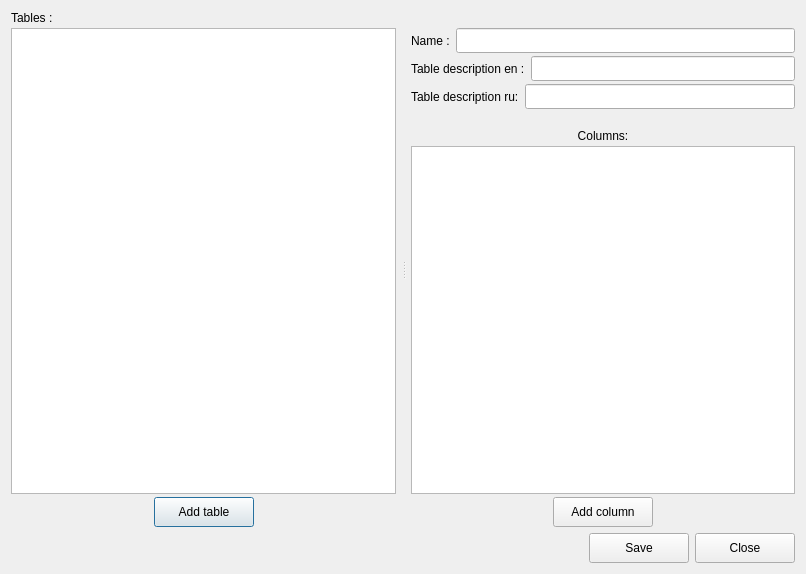
<?xml version="1.0" encoding="UTF-8"?>
<ui version="4.0">
 <class>DatabaseSchemaEditorDialog</class>
 <widget class="QDialog" name="DatabaseSchemaEditorDialog">
  <property name="geometry">
   <rect>
    <x>0</x>
    <y>0</y>
    <width>806</width>
    <height>574</height>
   </rect>
  </property>
  <property name="windowTitle">
   <string>Schema editor</string>
  </property>
  <layout class="QVBoxLayout" name="verticalLayout_3">
   <item>
    <layout class="QVBoxLayout" name="verticalLayout_2">
     <item>
      <widget class="QStackedWidget" name="stackedWidget">
       <widget class="QWidget" name="page">
        <layout class="QHBoxLayout" name="horizontalLayout">
         <property name="spacing">
          <number>0</number>
         </property>
         <property name="leftMargin">
          <number>0</number>
         </property>
         <property name="topMargin">
          <number>0</number>
         </property>
         <property name="rightMargin">
          <number>0</number>
         </property>
         <property name="bottomMargin">
          <number>0</number>
         </property>
         <item>
          <layout class="QHBoxLayout" name="horizontalLayout_2">
           <item>
            <widget class="QWidget" name="widget" native="true">
             <property name="sizePolicy">
              <sizepolicy hsizetype="Minimum" vsizetype="Preferred">
               <horstretch>0</horstretch>
               <verstretch>0</verstretch>
              </sizepolicy>
             </property>
             <layout class="QHBoxLayout" name="horizontalLayout_4">
              <property name="spacing">
               <number>0</number>
              </property>
              <property name="leftMargin">
               <number>0</number>
              </property>
              <property name="topMargin">
               <number>0</number>
              </property>
              <property name="rightMargin">
               <number>0</number>
              </property>
              <property name="bottomMargin">
               <number>0</number>
              </property>
              <item>
               <widget class="QSplitter" name="splitter">
                <property name="orientation">
                 <enum>Qt::Horizontal</enum>
                </property>
                <property name="handleWidth">
                 <number>15</number>
                </property>
                <widget class="QWidget" name="widget_2" native="true">
                 <layout class="QVBoxLayout" name="verticalLayout_5">
                  <property name="leftMargin">
                   <number>0</number>
                  </property>
                  <property name="topMargin">
                   <number>0</number>
                  </property>
                  <property name="rightMargin">
                   <number>0</number>
                  </property>
                  <property name="bottomMargin">
                   <number>0</number>
                  </property>
                  <item>
                   <layout class="QVBoxLayout" name="verticalLayout_4">
                    <property name="spacing">
                     <number>3</number>
                    </property>
                    <item>
                     <widget class="QLabel" name="label_4">
                      <property name="text">
                       <string>Tables : </string>
                      </property>
                     </widget>
                    </item>
                    <item>
                     <widget class="QListWidget" name="listWidget">
                      <property name="viewMode">
                       <enum>QListView::ListMode</enum>
                      </property>
                     </widget>
                    </item>
                    <item>
                     <layout class="QHBoxLayout" name="horizontalLayout_5">
                      <property name="topMargin">
                       <number>0</number>
                      </property>
                      <item>
                       <spacer name="horizontalSpacer_2">
                        <property name="orientation">
                         <enum>Qt::Horizontal</enum>
                        </property>
                        <property name="sizeHint" stdset="0">
                         <size>
                          <width>40</width>
                          <height>20</height>
                         </size>
                        </property>
                       </spacer>
                      </item>
                      <item>
                       <widget class="QPushButton" name="pushButton_3">
                        <property name="minimumSize">
                         <size>
                          <width>100</width>
                          <height>30</height>
                         </size>
                        </property>
                        <property name="text">
                         <string>Add table</string>
                        </property>
                        <property name="icon">
                         <iconset resource="engine.qrc">
                          <normaloff>:/engine/images/crud_create.png</normaloff>:/engine/images/crud_create.png</iconset>
                        </property>
                       </widget>
                      </item>
                      <item>
                       <spacer name="horizontalSpacer_4">
                        <property name="orientation">
                         <enum>Qt::Horizontal</enum>
                        </property>
                        <property name="sizeHint" stdset="0">
                         <size>
                          <width>40</width>
                          <height>20</height>
                         </size>
                        </property>
                       </spacer>
                      </item>
                     </layout>
                    </item>
                   </layout>
                  </item>
                 </layout>
                </widget>
                <widget class="QWidget" name="widget_3" native="true">
                 <layout class="QVBoxLayout" name="verticalLayout_7">
                  <property name="leftMargin">
                   <number>0</number>
                  </property>
                  <property name="topMargin">
                   <number>0</number>
                  </property>
                  <property name="rightMargin">
                   <number>0</number>
                  </property>
                  <property name="bottomMargin">
                   <number>0</number>
                  </property>
                  <item>
                   <layout class="QVBoxLayout" name="verticalLayout_6">
                    <property name="spacing">
                     <number>3</number>
                    </property>
                    <item>
                     <layout class="QVBoxLayout" name="verticalLayout_8">
                      <property name="spacing">
                       <number>3</number>
                      </property>
                      <property name="topMargin">
                       <number>17</number>
                      </property>
                      <property name="rightMargin">
                       <number>0</number>
                      </property>
                      <property name="bottomMargin">
                       <number>17</number>
                      </property>
                      <item>
                       <layout class="QHBoxLayout" name="horizontalLayout_8">
                        <property name="topMargin">
                         <number>0</number>
                        </property>
                        <item>
                         <widget class="QLabel" name="label">
                          <property name="text">
                           <string>Name : </string>
                          </property>
                         </widget>
                        </item>
                        <item>
                         <widget class="QLineEdit" name="TableName">
                          <property name="minimumSize">
                           <size>
                            <width>0</width>
                            <height>25</height>
                           </size>
                          </property>
                         </widget>
                        </item>
                       </layout>
                      </item>
                      <item>
                       <layout class="QHBoxLayout" name="horizontalLayout_9">
                        <property name="bottomMargin">
                         <number>0</number>
                        </property>
                        <item>
                         <widget class="QLabel" name="label_2">
                          <property name="text">
                           <string>Table description en : </string>
                          </property>
                         </widget>
                        </item>
                        <item>
                         <widget class="QLineEdit" name="TableDescriptionEn">
                          <property name="minimumSize">
                           <size>
                            <width>0</width>
                            <height>25</height>
                           </size>
                          </property>
                         </widget>
                        </item>
                       </layout>
                      </item>
                      <item>
                       <layout class="QHBoxLayout" name="horizontalLayout_10">
                        <property name="topMargin">
                         <number>0</number>
                        </property>
                        <item>
                         <widget class="QLabel" name="label_3">
                          <property name="text">
                           <string>Table description ru: </string>
                          </property>
                         </widget>
                        </item>
                        <item>
                         <widget class="QLineEdit" name="TableDescriptionRu">
                          <property name="minimumSize">
                           <size>
                            <width>0</width>
                            <height>25</height>
                           </size>
                          </property>
                         </widget>
                        </item>
                       </layout>
                      </item>
                     </layout>
                    </item>
                    <item>
                     <widget class="QLabel" name="label_5">
                      <property name="text">
                       <string>Columns:</string>
                      </property>
                      <property name="alignment">
                       <set>Qt::AlignCenter</set>
                      </property>
                     </widget>
                    </item>
                    <item>
                     <widget class="QListWidget" name="listWidget_2"/>
                    </item>
                    <item>
                     <layout class="QHBoxLayout" name="horizontalLayout_7">
                      <item>
                       <spacer name="horizontalSpacer_3">
                        <property name="orientation">
                         <enum>Qt::Horizontal</enum>
                        </property>
                        <property name="sizeHint" stdset="0">
                         <size>
                          <width>40</width>
                          <height>20</height>
                         </size>
                        </property>
                       </spacer>
                      </item>
                      <item>
                       <widget class="QPushButton" name="pushButton_AddColumn">
                        <property name="minimumSize">
                         <size>
                          <width>100</width>
                          <height>30</height>
                         </size>
                        </property>
                        <property name="text">
                         <string>Add column</string>
                        </property>
                        <property name="icon">
                         <iconset resource="engine.qrc">
                          <normaloff>:/engine/images/crud_create.png</normaloff>:/engine/images/crud_create.png</iconset>
                        </property>
                       </widget>
                      </item>
                      <item>
                       <spacer name="horizontalSpacer_5">
                        <property name="orientation">
                         <enum>Qt::Horizontal</enum>
                        </property>
                        <property name="sizeHint" stdset="0">
                         <size>
                          <width>40</width>
                          <height>20</height>
                         </size>
                        </property>
                       </spacer>
                      </item>
                     </layout>
                    </item>
                   </layout>
                  </item>
                 </layout>
                </widget>
               </widget>
              </item>
             </layout>
            </widget>
           </item>
          </layout>
         </item>
        </layout>
       </widget>
       <widget class="QWidget" name="page_2">
        <layout class="QVBoxLayout" name="verticalLayout">
         <item>
          <widget class="QPlainTextEdit" name="plainTextEdit"/>
         </item>
        </layout>
       </widget>
      </widget>
     </item>
     <item>
      <layout class="QHBoxLayout" name="horizontalLayout_3">
       <item>
        <spacer name="horizontalSpacer">
         <property name="orientation">
          <enum>Qt::Horizontal</enum>
         </property>
         <property name="sizeHint" stdset="0">
          <size>
           <width>40</width>
           <height>20</height>
          </size>
         </property>
        </spacer>
       </item>
       <item>
        <widget class="QPushButton" name="pushButton">
         <property name="minimumSize">
          <size>
           <width>100</width>
           <height>30</height>
          </size>
         </property>
         <property name="text">
          <string>Save</string>
         </property>
         <property name="icon">
          <iconset resource="engine.qrc">
           <normaloff>:/engine/images/edit.png</normaloff>:/engine/images/edit.png</iconset>
         </property>
        </widget>
       </item>
       <item>
        <widget class="QPushButton" name="pushButton_2">
         <property name="minimumSize">
          <size>
           <width>100</width>
           <height>30</height>
          </size>
         </property>
         <property name="text">
          <string>Close</string>
         </property>
         <property name="icon">
          <iconset resource="engine.qrc">
           <normaloff>:/engine/images/stop.png</normaloff>:/engine/images/stop.png</iconset>
         </property>
        </widget>
       </item>
      </layout>
     </item>
    </layout>
   </item>
  </layout>
 </widget>
 <resources>
  <include location="engine.qrc"/>
 </resources>
 <connections/>
</ui>
